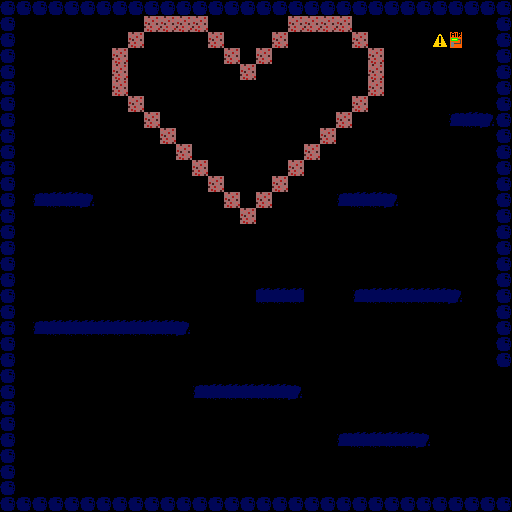

A level layout from a 2D game, rendered from its tile map. Below: a short description, then the map file with tile-grid data replaced by summaries:
An orthogonal 32x32 tile map with 16x16 px tiles, 1 tile layer (Tile Layer 1) and 1 object (teleport).

<map version="1.0" orientation="orthogonal" width="32" height="32" tilewidth="16" tileheight="16">
 <tileset firstgid="1" name="Tiles" tilewidth="16" tileheight="16">
  <image source="ccbResources/Tiles.png" width="800" height="600" />
 </tileset>
 <layer name="Tile Layer 1" width="32" height="32">
  <data>[1024 cells, 198 non-empty, 7 distinct tile ids]</data>
 </layer>
 <objectgroup name="objects" width="32" height="32">
  <object type="teleport" x="496" y="369" width="15" height="127">
   <properties>
    <property name="direction" value="east" />
   </properties>
  </object>
 </objectgroup>
</map>
